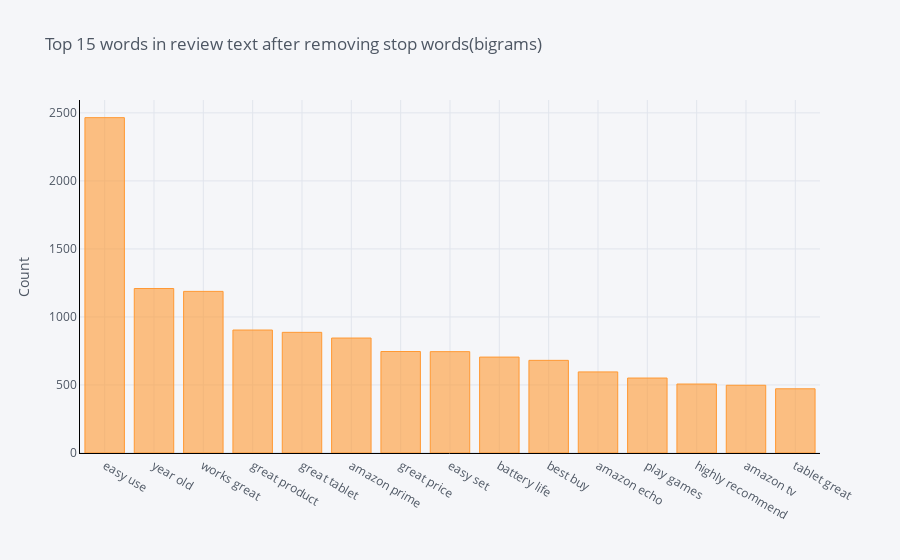

The notebook cell saved with this chart:
### Code cell
def top_n_bigram(corpus, n=None):
    vec = CountVectorizer(ngram_range=(2, 2), stop_words='english').fit(corpus)
    bag_of_words = vec.transform(corpus)
    sum_words = bag_of_words.sum(axis=0) 
    words_freq = [(word, sum_words[0, idx]) for word, idx in vec.vocabulary_.items()]
    words_freq =sorted(words_freq, key = lambda x: x[1], reverse=True)
    return words_freq[:n]
common_words = top_n_bigram(df['reviews.text'], 15)

df4 = pd.DataFrame(common_words, columns = ['reviews.text' , 'count'])
df4.groupby('reviews.text').sum()['count'].sort_values(ascending=False).iplot(
kind='bar', yTitle='Count', linecolor='black', title='Top 15 words in review text after removing stop words(bigrams)')

### Figure 1 — Plotly figure (JSON) as saved in the notebook; plotly's stock layout.template omitted (floating-point values rounded to 4 significant figures)
{"data": [{"marker": {"color": "rgba(255, 153, 51, 0.6)", "line": {"color": "rgba(255, 153, 51, 1.0)", "width": 1}}, "name": "count", "orientation": "v", "text": "", "type": "bar", "x": ["easy use", "year old", "works great", "great product", "great tablet", "amazon prime", "great price", "easy set", "battery life", "best buy", "amazon echo", "play games", "highly recommend", "amazon tv", "tablet great"], "y": [2465, 1209, 1188, 904, 887, 845, 746, 745, 705, 681, 596, 551, 507, 498, 472]}], "layout": {"legend": {"bgcolor": "#F5F6F9", "font": {"color": "#4D5663"}}, "paper_bgcolor": "#F5F6F9", "plot_bgcolor": "#F5F6F9", "title": {"font": {"color": "#4D5663"}, "text": "Top 15 words in review text after removing stop words(bigrams)"}, "xaxis": {"gridcolor": "#E1E5ED", "linecolor": "black", "showgrid": true, "tickfont": {"color": "#4D5663"}, "title": {"font": {"color": "#4D5663"}, "text": ""}, "zerolinecolor": "#E1E5ED"}, "yaxis": {"gridcolor": "#E1E5ED", "linecolor": "black", "showgrid": true, "tickfont": {"color": "#4D5663"}, "title": {"font": {"color": "#4D5663"}, "text": "Count"}, "zerolinecolor": "#E1E5ED"}}}
